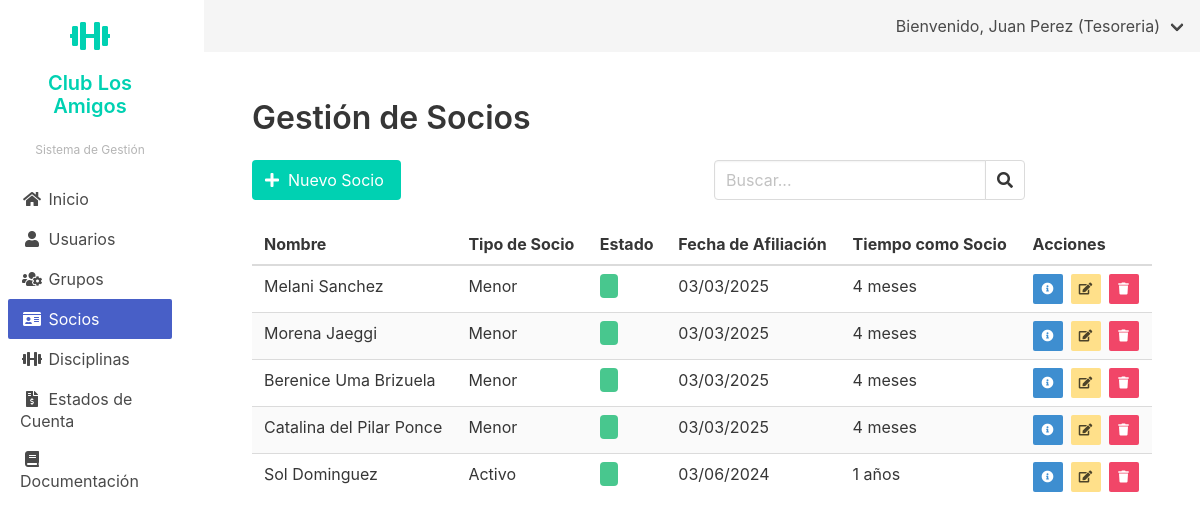
The app's page /socios/ (signed in), older data.
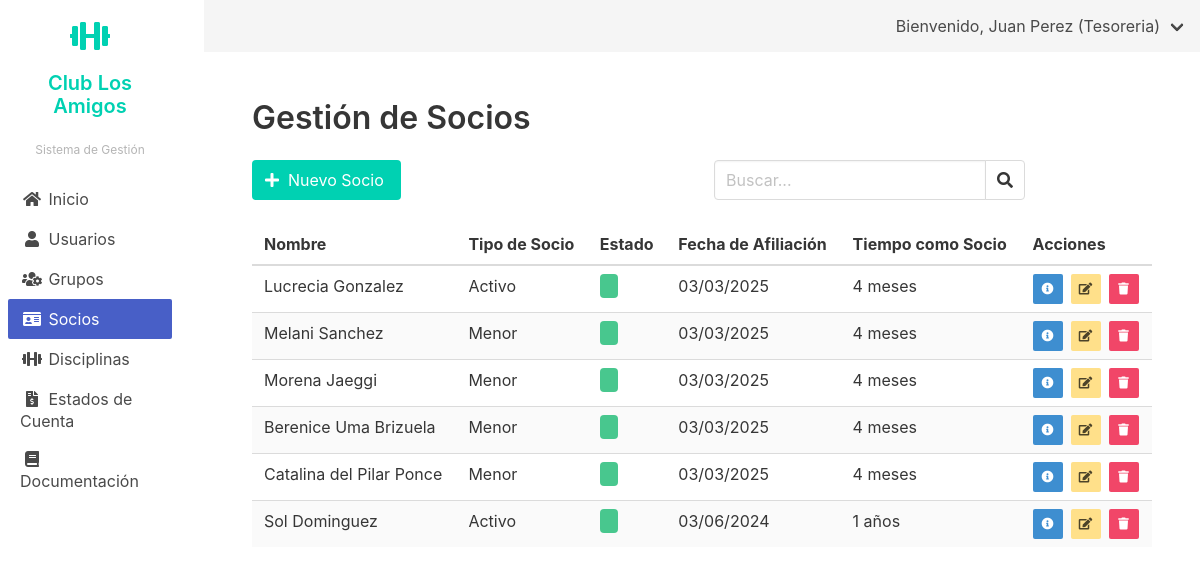
The same page, newer data.
### socios/models.py (models this page shows, shortened)
class Socio(models.Model):
    perfil_usuario = models.OneToOneField(PerfilUsuario, on_delete=models.CASCADE, related_name='socio', null=True, blank=True)
    tipo_socio = models.ForeignKey(TipoSocio, on_delete=models.PROTECT)
    fecha_afiliacion = models.DateField()
    observaciones = models.TextField(blank=True, null=True)
    fecha_registro = models.DateTimeField(auto_now_add=True)
    fecha_actualizacion = models.DateTimeField(auto_now=True)
    class Meta:
        verbose_name = 'Socio'
        verbose_name_plural = 'Socios'
        ordering = ['-fecha_registro']
    @property
    def esta_activo(self):
        if self.perfil_usuario:
            return self.perfil_usuario.esta_activo_sistema
        return False
    @property
    def tiempo_socio(self):
        from datetime import date
        import datetime
        if not self.fecha_afiliacion:
            return "Fecha de afiliación no establecida"
        dias = (datetime.date.today() - self.fecha_afiliacion).days
        if dias < 30:
            return f"{dias} días"
        elif dias < 365:
            meses = dias // 30
            return f"{meses} meses"
        else:
            años = dias // 365
            return f"{años} años"

class TipoSocio(models.Model):
    TIPO_SOCIO_CHOICES = [
        ('ACTIVO', 'Activo'),
        ('ADHERENTE', 'Adherente'),
        ('INFANTIL', 'Infantil'),
        ('HONORARIO', 'Honorario'),
    ]
    nombre = models.CharField(max_length=10, choices=TIPO_SOCIO_CHOICES, unique=True)
    descripcion = models.TextField(blank=True, null=True)
    class Meta:
        verbose_name = 'Tipo de Socio'
        verbose_name_plural = 'Tipos de Socios'
        default_manager_name = 'objects'

### usuarios/models.py (models this page shows, shortened)
class PerfilUsuario(models.Model):
    TIPO_DOCUMENTO_CHOICES = [
        ('DNI', 'DNI'),
        ('CE', 'Carné de Extranjería'),
        ('PAS', 'Pasaporte'),
    ]
    ESTADO_SOCIO_CHOICES = [
        ('ACTIVO', 'Activo'),
        ('INACTIVO', 'Inactivo'),
        ('SUSPENDIDO', 'Suspendido'),
        ('PENDIENTE', 'Pendiente de Aprobación'),
        ('RETIRADO', 'Retirado'),
    ]
    usuario = models.OneToOneField(User, on_delete=models.CASCADE, related_name='perfil')
    tipo_documento = models.CharField(max_length=3, choices=TIPO_DOCUMENTO_CHOICES, default='DNI')
    numero_documento = models.CharField(max_length=20, unique=True)
    telefono = models.CharField(max_length=15, blank=True, null=True)
    direccion = models.TextField(blank=True, null=True)
    fecha_nacimiento = models.DateField(blank=True, null=True)
    estado_socio = models.CharField(max_length=10, choices=ESTADO_SOCIO_CHOICES, default='ACTIVO',
                                   verbose_name='Estado como Socio')
    fecha_registro = models.DateTimeField(auto_now_add=True)
    fecha_actualizacion = models.DateTimeField(auto_now=True)
    class Meta:
        verbose_name = 'Perfil de Usuario'
        verbose_name_plural = 'Perfiles de Usuario'
    @property
    def esta_activo_sistema(self):
        return self.usuario.is_active and self.estado_socio == 'ACTIVO'

### socios/views.py (the view)
# urls.py: path('', views.lista_socios, name='lista_socios'),
@login_required
def lista_socios(request):
    socios = Socio.objects.select_related('perfil_usuario', 'tipo_socio').all()
    return render(request, 'socios/lista_socios.html', {'socios': socios})

### usuarios/context_processors.py (called while the page is built)
def user_role_context(request):
    if request.user.is_authenticated:
        user_groups = request.user.groups.all()
        if user_groups.filter(name='Coordinador').exists():
            user_role = 'Coordinador'
        elif user_groups.filter(name='Tesoreria').exists():
            user_role = 'Tesoreria'
        elif user_groups.filter(name='Comision').exists():
            user_role = 'Comision'
        elif user_groups.filter(name='Administrador').exists():
            user_role = 'Administrador'
        else:
            user_role = 'Default'
    else:
        user_role = 'Default'
    return {
        'user_role': user_role
    }

### socios/templates/socios/lista_socios.html (shortened to what this page needs)
{% extends 'usuarios/base_admin.html' %}
{% block content %}
<div class="container">
    <h1 class="title">Gestión de Socios</h1>
    <div class="columns is-mobile">
        <div class="column">
            <a href="{% url 'socios:nuevo_socio' %}" class="button is-primary">
                <span class="icon is-small"><i class="fas fa-plus"></i></span>
                <span>Nuevo Socio</span>
            </a>
        </div>
        <div class="column has-text-right">
            <div class="field has-addons">
                <div class="control">
                    <input class="input" type="text" placeholder="Buscar...">
                </div>
                <div class="control">
                    <button class="button">
                        <span class="icon is-small"><i class="fas fa-search"></i></span>
                    </button>
                </div>
            </div>
        </div>
    </div>
    <table class="table is-fullwidth is-striped">
        <thead>
            <tr>
                <th>Nombre</th>
                <th>Tipo de Socio</th>
                <th>Estado</th>
                <th>Fecha de Afiliación</th>
                <th>Tiempo como Socio</th>
                <th>Acciones</th>
            </tr>
        </thead>
        <tbody>
            {% for socio in socios %}
            <tr>
                <td>{{ socio.perfil_usuario.usuario.get_full_name }}</td>
                <td>{{ socio.tipo_socio.get_nombre_display }}</td>
                <td>
                    <span class="tag {% if socio.esta_activo %}is-success{% else %}is-danger{% endif %}">
                    </span>
                </td>
                <td>{{ socio.fecha_afiliacion|date:"d/m/Y" }}</td>
                <td>{{ socio.tiempo_socio }}</td>
                <td>
                    <div class="buttons are-small">
                        <a href="{% url 'socios:detalles_socio' socio.pk %}" class="button is-small is-info">
                            <span class="icon is-small"><i class="fas fa-info-circle"></i></span>
                        </a>
                        <a href="{% url 'socios:editar_socio' socio.pk %}" class="button is-small is-warning">
                            <span class="icon is-small"><i class="fas fa-edit"></i></span>
                        </a>
                        <a href="{% url 'socios:eliminar_socio' socio.pk %}" class="button is-small is-danger" onclick="return confirm('¿Estás seguro de eliminar este socio?')">
                            <span class="icon is-small"><i class="fas fa-trash"></i></span>
                        </a>
                    </div>
                </td>
            </tr>
            {% empty %}
            <tr>
                <td colspan="6" class="has-text-centered">No hay socios registrados</td>
            </tr>
            {% endfor %}
        </tbody>
    </table>
</div>
{% endblock %}

Row changes from the older to the newer data that the page shows:
added Socio: perfil_usuario.usuario.get_full_name "Lucrecia Gonzalez", tipo_socio.nombre "Activo", fecha_afiliacion "03/03/2025", tiempo_socio "4 meses"
